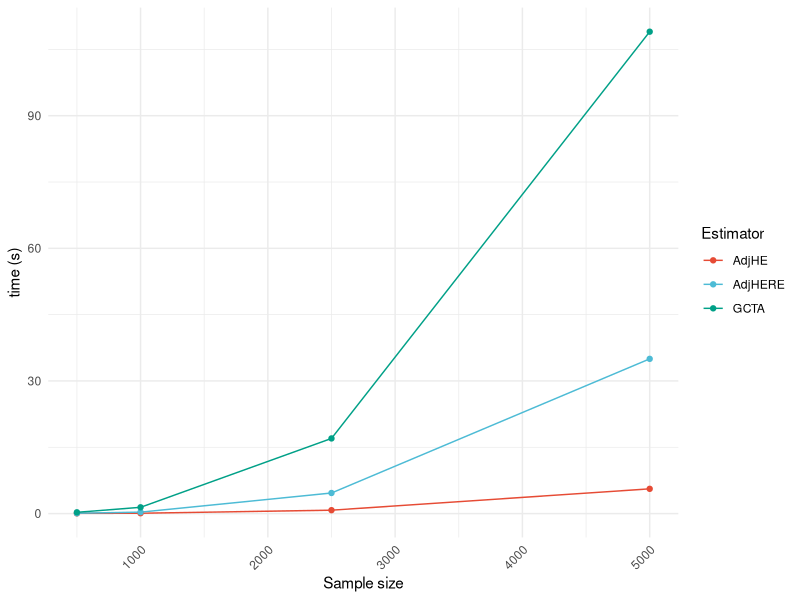
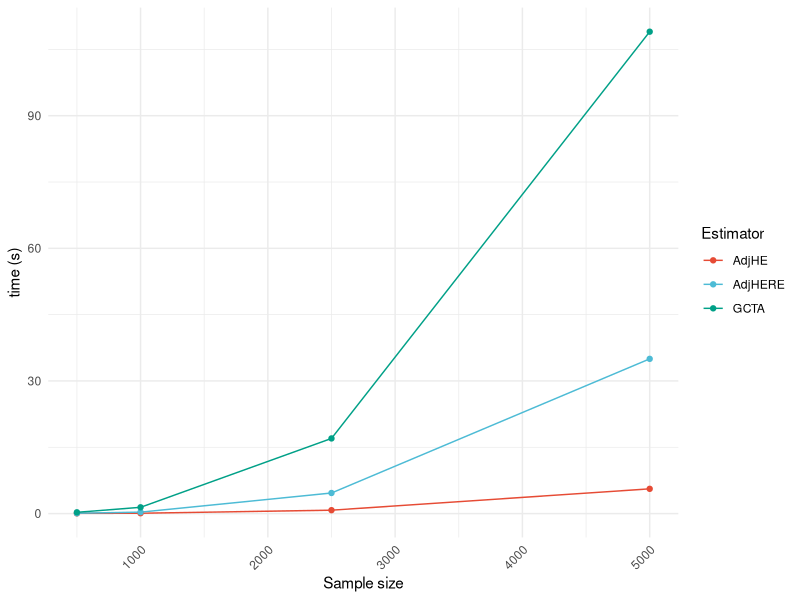

R code for these plots, in order:
library(tidyverse)
library(ggsci)

size = c(500, 1000, 2500, 5000)
AdjHE = c(0.05, 0.08, 0.77, 5.6)
AdjHERE = c(0.08, 0.33, 4.66, 35)
GCTA = c(0.29, 1.42, 17, 109)

df <- data.frame(size, AdjHE, AdjHERE, GCTA)


df %>%
  pivot_longer(cols = c("AdjHE", "AdjHERE", "GCTA"), names_to = "Estimator", values_to = "time (s)") %>%
  ggplot(aes(x= size, y = `time (s)`, col = Estimator)) +
  theme_minimal() +
  geom_line() + 
  geom_point() +
  #scale_y_log10() +
  # scale_x_log10() +
  xlab("Sample size") +
# rotate x axis 45 degrees
  theme(axis.text.x = element_text(angle = 45, hjust = 1)) +
  scale_fill_npg() + 
  scale_color_npg()

ggsave("compare_time.png", width = 3, height = 3, dpi=600)


